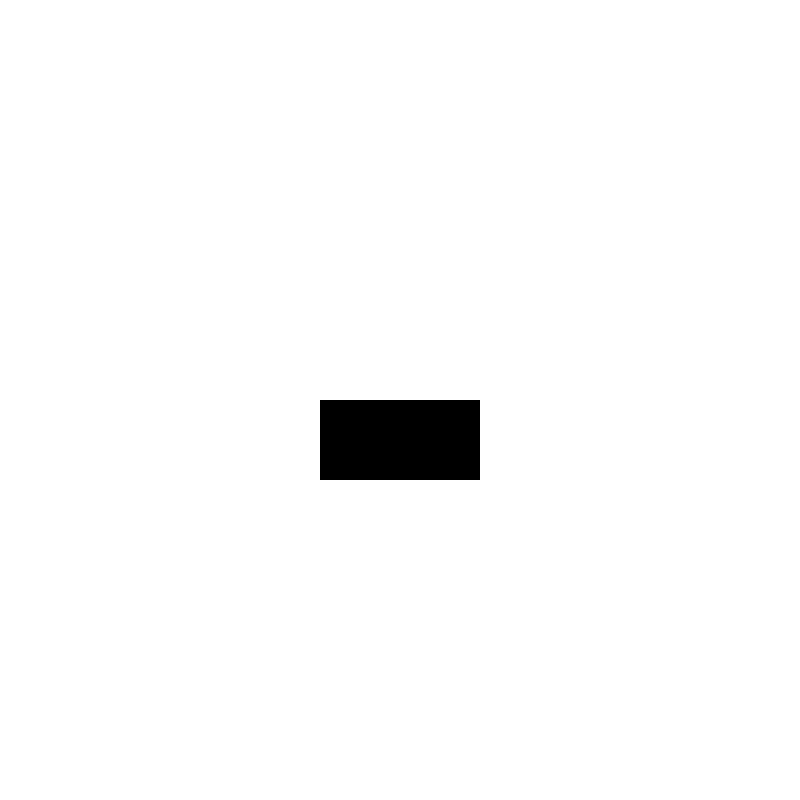
Frame 1 (no input)
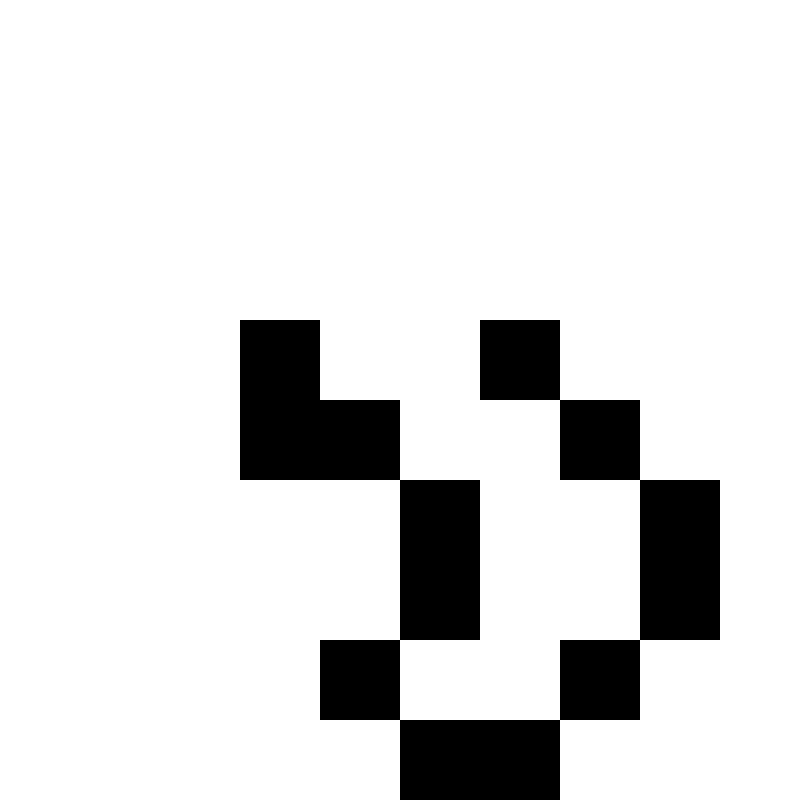
Frame 60 (the mouse pressed at the canvas centre just before this capture)
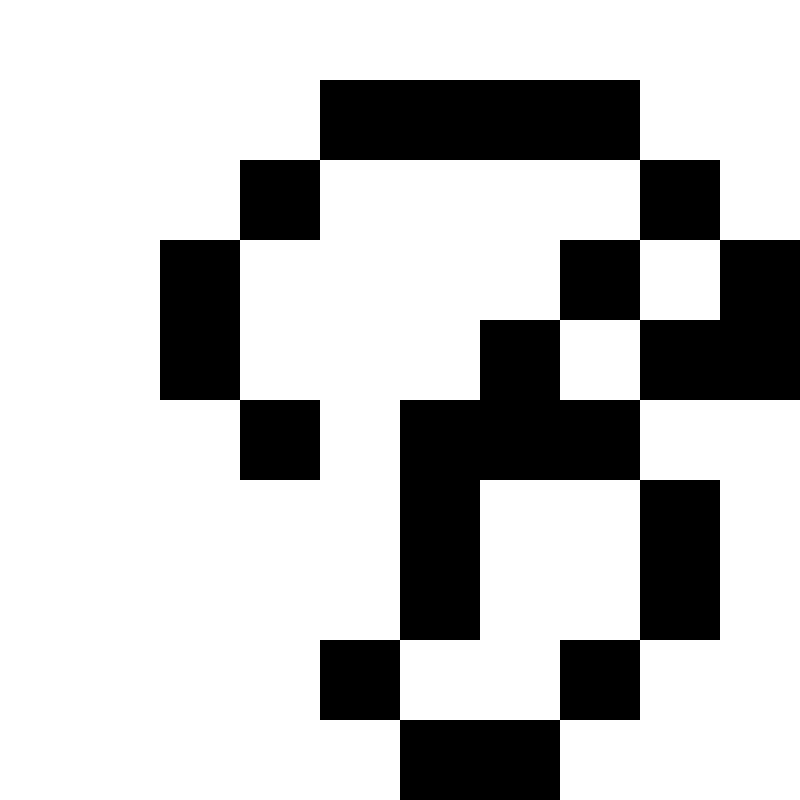
Frame 120 (the mouse held since frame 60 and released just before this capture)

The Processing sketch that drew these frames (run headless with seeded random() and noise(); from frame 60 on, the mouse is pressed at the canvas centre):

// Processing sketch: LangtonsAntZoomed
// ── LangtonsAntZoomed.pde
/*

Langton's ant is a two-dimensional Turing machine with a very 
simple set of rules but complicated emergent behavior. 
It was invented by Chris Langton in 1986 and runs on a square 
lattice of black and white cells. The universality of Langton's 
ant was proven in 2000.[2] The idea has been generalized 
in several different ways, such as turmites which add more 
colors and more states.

Chris Langton:  an American computer scientist and one of 
the founders of the field of artificial life.
He coined the term in the late 1980s[2] when he organized the 
first "Workshop on the Synthesis and Simulation of Living Systems" 
(otherwise known as Artificial Life I) at 
the Los Alamos National Laboratory in 1987.

Rules:

At a white square, turn 90° right, flip the color of the square, move forward one unit
At a black square, turn 90° left, flip the color of the square, move forward one unit

@author Vladimir V. KUCHINOV
@email  helloworld@vkuchinov.co.uk

*/

PVector start, ant;
PImage scene;


char direction = 'R';

// zoom levels
int[] zoom = {5, 10, 20, 40, 80, 200, 400};
int level = 0;

void setup(){
size(800, 800);
scene = createImage(800, 800, RGB);

clearScene();

ant = new PVector(scene.width/2, scene.height/2, 0);
place(ant);

}

void draw(){

  background(0);
  
  color black = color(0, 0, 0);
  color white = color(255, 255, 255);
  //next move
  switch(direction){
  case 'L':
  ant.x += 1;
  if(IsItWhite(int(ant.x), int(ant.y))) { scene.set(int(ant.x), int(ant.y), black); direction = 'U'; }
                                   else { scene.set(int(ant.x), int(ant.y), white); direction = 'D'; } 
  break;
  case 'R':
  ant.x -= 1;
  if(IsItWhite(int(ant.x), int(ant.y))) { scene.set(int(ant.x), int(ant.y), black); direction = 'D'; }
                                   else { scene.set(int(ant.x), int(ant.y), white); direction = 'U'; }
  break;
  case 'U':
  ant.y -= 1;
  if(IsItWhite(int(ant.x), int(ant.y))) { scene.set(int(ant.x), int(ant.y), black); direction = 'R'; }
                                   else { scene.set(int(ant.x), int(ant.y), white); direction = 'L'; }
  break;
  case 'D':
  ant.y += 1;
  if(IsItWhite(int(ant.x), int(ant.y))) { scene.set(int(ant.x), int(ant.y), black); direction = 'L'; }
                                   else { scene.set(int(ant.x), int(ant.y), white); direction = 'R'; }
  break;  
    
  }

  if(abs(width/2 - ant.x) >= zoom[level] || abs(width/2 - ant.y) >= zoom[level]) if(level<zoom.length) level++;
 
  scene.updatePixels();
  image(renderZoom(scene, zoom[level]), 0, 0);

}

void clearScene(){
for(int y=0; y < scene.height; y++){
  for(int x=0; x < scene.width; x++){
  color white = color(255, 255, 255);
  scene.set(x, y, white);
  }  
} 
scene.updatePixels();
}

void place(PVector ant){
  
  color black = color(0, 0, 0);
  scene.set(int(ant.x), int(ant.y), black);
  scene.updatePixels();
  
}

boolean IsItWhite(int x, int y){
  
 color white = color(255, 255, 255);
 return (scene.get(x, y) == white);
 
}

PImage renderZoom(PImage src, int z){
  
PImage zoomed = createImage(src.width, src.height, RGB); 

int inc = src.width/ 2 / z; //in case of z=20(x2) inc = 40;

int countX = 0;
int countY = 0;

for(int y = src.height/2 - z; y < src.height/2 + z; y++){
  for(int x = src.width/2 - z; x < src.width/2 + z; x++){
    
        for(int yy = countY*inc; yy < countY*inc + inc; yy++){
          for(int xx = countX*inc; xx < countX*inc + inc; xx++){
          color c = src.get(x, y);
          zoomed.set(xx, yy, c);
          }
        }
 countX++;      
  }
 countX = 0;
 countY++;
} 
println(countX, countY);
zoomed.updatePixels();
return zoomed; 
}

// ── metaZoom.pde
class metaZoom {
  
  int level;
  
  metaZoom(float xx, float yy, float zz, float rr) {
    
    
    
  }
}
